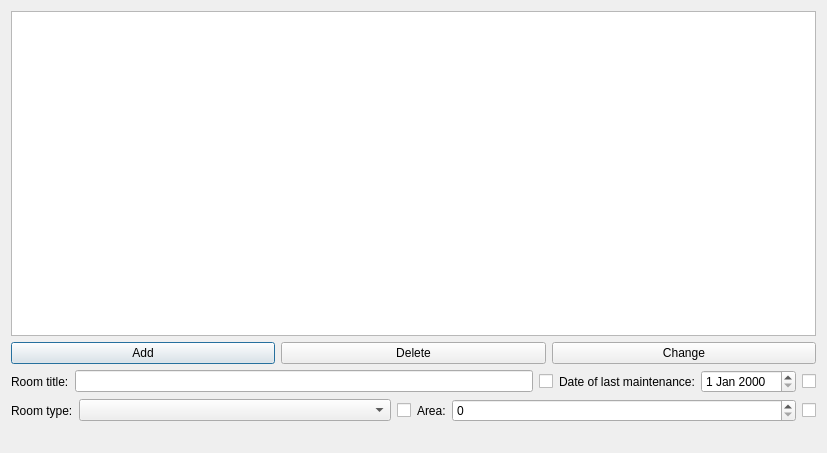
<?xml version="1.0" encoding="UTF-8"?>
<ui version="4.0">
 <class>Dialog_clroom</class>
 <widget class="QDialog" name="Dialog_clroom">
  <property name="geometry">
   <rect>
    <x>0</x>
    <y>0</y>
    <width>827</width>
    <height>453</height>
   </rect>
  </property>
  <property name="windowTitle">
   <string>Classrooms</string>
  </property>
  <layout class="QGridLayout" name="gridLayout">
   <item row="0" column="0">
    <widget class="QTableView" name="tableView_classroom"/>
   </item>
   <item row="1" column="0">
    <layout class="QHBoxLayout" name="horizontalLayout_5">
     <item>
      <widget class="QPushButton" name="btnAdd">
       <property name="text">
        <string>Add</string>
       </property>
      </widget>
     </item>
     <item>
      <widget class="QPushButton" name="btnDel">
       <property name="text">
        <string>Delete</string>
       </property>
      </widget>
     </item>
     <item>
      <widget class="QPushButton" name="btnChg">
       <property name="text">
        <string>Change</string>
       </property>
      </widget>
     </item>
    </layout>
   </item>
   <item row="2" column="0">
    <layout class="QHBoxLayout" name="horizontalLayout_6">
     <item>
      <layout class="QHBoxLayout" name="horizontalLayout_4">
       <item>
        <widget class="QLabel" name="label_title">
         <property name="text">
          <string>Room title:</string>
         </property>
        </widget>
       </item>
       <item>
        <widget class="QLineEdit" name="lineEdit_title"/>
       </item>
       <item alignment="Qt::AlignRight">
        <widget class="QCheckBox" name="checkBox_title">
         <property name="text">
          <string/>
         </property>
        </widget>
       </item>
      </layout>
     </item>
     <item>
      <layout class="QHBoxLayout" name="horizontalLayout">
       <item>
        <widget class="QLabel" name="label_date">
         <property name="text">
          <string>Date of last maintenance:</string>
         </property>
        </widget>
       </item>
       <item>
        <widget class="QDateEdit" name="dateEdit_maintenance"/>
       </item>
       <item alignment="Qt::AlignRight">
        <widget class="QCheckBox" name="checkBox_date">
         <property name="text">
          <string/>
         </property>
        </widget>
       </item>
      </layout>
     </item>
    </layout>
   </item>
   <item row="3" column="0">
    <layout class="QHBoxLayout" name="horizontalLayout_7">
     <item>
      <layout class="QHBoxLayout" name="horizontalLayout_2">
       <item>
        <widget class="QLabel" name="label_type">
         <property name="text">
          <string>Room type:</string>
         </property>
        </widget>
       </item>
       <item>
        <widget class="QComboBox" name="comboBox_enum">
         <property name="sizePolicy">
          <sizepolicy hsizetype="Expanding" vsizetype="Fixed">
           <horstretch>0</horstretch>
           <verstretch>0</verstretch>
          </sizepolicy>
         </property>
        </widget>
       </item>
       <item alignment="Qt::AlignRight">
        <widget class="QCheckBox" name="checkBox_type">
         <property name="text">
          <string/>
         </property>
        </widget>
       </item>
      </layout>
     </item>
     <item>
      <layout class="QHBoxLayout" name="horizontalLayout_3">
       <item>
        <widget class="QLabel" name="label_area">
         <property name="text">
          <string>Area:</string>
         </property>
        </widget>
       </item>
       <item>
        <widget class="QSpinBox" name="spinBox_area">
         <property name="sizePolicy">
          <sizepolicy hsizetype="Expanding" vsizetype="Fixed">
           <horstretch>0</horstretch>
           <verstretch>0</verstretch>
          </sizepolicy>
         </property>
         <property name="maximum">
          <number>99999</number>
         </property>
        </widget>
       </item>
       <item alignment="Qt::AlignRight">
        <widget class="QCheckBox" name="checkBox_area">
         <property name="text">
          <string/>
         </property>
        </widget>
       </item>
      </layout>
     </item>
    </layout>
   </item>
   <item row="4" column="0">
    <widget class="QLabel" name="label_status">
     <property name="text">
      <string/>
     </property>
    </widget>
   </item>
  </layout>
 </widget>
 <resources/>
 <connections/>
</ui>
